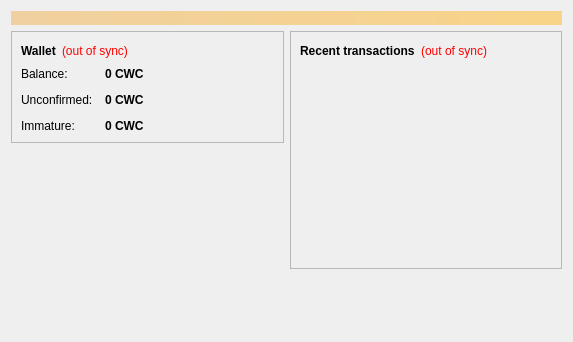
<?xml version="1.0" encoding="UTF-8"?>
<ui version="4.0">
 <class>OverviewPage</class>
 <widget class="QWidget" name="OverviewPage">
  <property name="geometry">
   <rect>
    <x>0</x>
    <y>0</y>
    <width>573</width>
    <height>342</height>
   </rect>
  </property>
  <property name="windowTitle">
   <string>Form</string>
  </property>
  <layout class="QVBoxLayout" name="topLayout">
   <item>
    <widget class="QLabel" name="labelAlerts">
     <property name="visible">
      <bool>false</bool>
     </property>
     <property name="styleSheet">
      <string notr="true">background-color: qlineargradient(x1: 0, y1: 0, x2: 1, y2: 0, stop:0 #F0D0A0, stop:1 #F8D488); color:#000000;</string>
     </property>
     <property name="wordWrap">
      <bool>true</bool>
     </property>
     <property name="margin">
      <number>3</number>
     </property>
    </widget>
   </item>
   <item>
    <layout class="QHBoxLayout" name="horizontalLayout" stretch="1,1">
     <item>
      <layout class="QVBoxLayout" name="verticalLayout_2">
       <item>
        <widget class="QFrame" name="frame">
         <property name="frameShape">
          <enum>QFrame::StyledPanel</enum>
         </property>
         <property name="frameShadow">
          <enum>QFrame::Raised</enum>
         </property>
         <layout class="QVBoxLayout" name="verticalLayout_4">
          <item>
           <layout class="QHBoxLayout" name="horizontalLayout_4">
            <item>
             <widget class="QLabel" name="label_5">
              <property name="font">
               <font>
                <weight>75</weight>
                <bold>true</bold>
               </font>
              </property>
              <property name="text">
               <string>Wallet</string>
              </property>
             </widget>
            </item>
            <item>
             <widget class="QLabel" name="labelWalletStatus">
              <property name="toolTip">
               <string>The displayed information may be out of date. Your wallet automatically synchronizes with the ClockWorkCoin network after a connection is established, but this process has not completed yet.</string>
              </property>
              <property name="styleSheet">
               <string notr="true">QLabel { color: red; }</string>
              </property>
              <property name="text">
               <string notr="true">(out of sync)</string>
              </property>
              <property name="alignment">
               <set>Qt::AlignLeading|Qt::AlignLeft|Qt::AlignVCenter</set>
              </property>
             </widget>
            </item>
            <item>
             <spacer name="horizontalSpacer_2">
              <property name="orientation">
               <enum>Qt::Horizontal</enum>
              </property>
              <property name="sizeHint" stdset="0">
               <size>
                <width>40</width>
                <height>20</height>
               </size>
              </property>
             </spacer>
            </item>
           </layout>
          </item>
          <item>
           <layout class="QFormLayout" name="formLayout_2">
            <property name="fieldGrowthPolicy">
             <enum>QFormLayout::AllNonFixedFieldsGrow</enum>
            </property>
            <property name="horizontalSpacing">
             <number>12</number>
            </property>
            <property name="verticalSpacing">
             <number>12</number>
            </property>
            <item row="0" column="0">
             <widget class="QLabel" name="label">
              <property name="text">
               <string>Balance:</string>
              </property>
             </widget>
            </item>
            <item row="0" column="1">
             <widget class="QLabel" name="labelBalance">
              <property name="font">
               <font>
                <weight>75</weight>
                <bold>true</bold>
               </font>
              </property>
              <property name="cursor">
               <cursorShape>IBeamCursor</cursorShape>
              </property>
              <property name="toolTip">
               <string>Your current balance</string>
              </property>
              <property name="text">
               <string notr="true">0 CWC</string>
              </property>
              <property name="textInteractionFlags">
               <set>Qt::LinksAccessibleByMouse|Qt::TextSelectableByKeyboard|Qt::TextSelectableByMouse</set>
              </property>
             </widget>
            </item>
            <item row="1" column="0">
             <widget class="QLabel" name="label_3">
              <property name="text">
               <string>Unconfirmed:</string>
              </property>
             </widget>
            </item>
            <item row="1" column="1">
             <widget class="QLabel" name="labelUnconfirmed">
              <property name="font">
               <font>
                <weight>75</weight>
                <bold>true</bold>
               </font>
              </property>
              <property name="cursor">
               <cursorShape>IBeamCursor</cursorShape>
              </property>
              <property name="toolTip">
               <string>Total of transactions that have yet to be confirmed, and do not yet count toward the current balance</string>
              </property>
              <property name="text">
               <string notr="true">0 CWC</string>
              </property>
              <property name="textInteractionFlags">
               <set>Qt::LinksAccessibleByMouse|Qt::TextSelectableByKeyboard|Qt::TextSelectableByMouse</set>
              </property>
             </widget>
            </item>
            <item row="2" column="0">
             <widget class="QLabel" name="labelImmatureText">
              <property name="text">
               <string>Immature:</string>
              </property>
             </widget>
            </item>
            <item row="2" column="1">
             <widget class="QLabel" name="labelImmature">
              <property name="font">
               <font>
                <weight>75</weight>
                <bold>true</bold>
               </font>
              </property>
              <property name="toolTip">
               <string>Mined balance that has not yet matured</string>
              </property>
              <property name="text">
               <string notr="true">0 CWC</string>
              </property>
              <property name="textInteractionFlags">
               <set>Qt::LinksAccessibleByMouse|Qt::TextSelectableByKeyboard|Qt::TextSelectableByMouse</set>
              </property>
             </widget>
            </item>
           </layout>
          </item>
         </layout>
        </widget>
       </item>
       <item>
        <spacer name="verticalSpacer">
         <property name="orientation">
          <enum>Qt::Vertical</enum>
         </property>
         <property name="sizeHint" stdset="0">
          <size>
           <width>20</width>
           <height>40</height>
          </size>
         </property>
        </spacer>
       </item>
      <item>
         <widget class="QLabel" name="coinimage">
          <property name="text">
           <string/>
          </property>
          <property name="pixmap">
           <pixmap resource="../bitcoin.qrc">:/icons/bitcoin</pixmap>
          </property>
          <property name="scaledContents">
           <bool>false</bool>
          </property>
          <property name="alignment">
           <set>Qt::AlignCenter</set>
          </property>
          <property name="margin">
           <number>-2</number>
          </property>
         </widget>
        </item>
      </layout>
     </item>
     <item>
      <layout class="QVBoxLayout" name="verticalLayout_3">
       <item>
        <widget class="QFrame" name="frame_2">
         <property name="frameShape">
          <enum>QFrame::StyledPanel</enum>
         </property>
         <property name="frameShadow">
          <enum>QFrame::Raised</enum>
         </property>
         <layout class="QVBoxLayout" name="verticalLayout">
          <item>
           <layout class="QHBoxLayout" name="horizontalLayout_2">
            <item>
             <widget class="QLabel" name="label_4">
              <property name="text">
               <string>&lt;b&gt;Recent transactions&lt;/b&gt;</string>
              </property>
             </widget>
            </item>
            <item>
             <widget class="QLabel" name="labelTransactionsStatus">
              <property name="toolTip">
               <string>The displayed information may be out of date. Your wallet automatically synchronizes with the ClockWorkCoin network after a connection is established, but this process has not completed yet.</string>
              </property>
              <property name="styleSheet">
               <string notr="true">QLabel { color: red; }</string>
              </property>
              <property name="text">
               <string notr="true">(out of sync)</string>
              </property>
              <property name="alignment">
               <set>Qt::AlignRight|Qt::AlignTrailing|Qt::AlignVCenter</set>
              </property>
             </widget>
            </item>
            <item>
             <spacer name="horizontalSpacer">
              <property name="orientation">
               <enum>Qt::Horizontal</enum>
              </property>
              <property name="sizeHint" stdset="0">
               <size>
                <width>40</width>
                <height>20</height>
               </size>
              </property>
             </spacer>
            </item>
           </layout>
          </item>
          <item>
           <widget class="QListView" name="listTransactions">
            <property name="styleSheet">
             <string notr="true">QListView { background: transparent; }</string>
            </property>
            <property name="frameShape">
             <enum>QFrame::NoFrame</enum>
            </property>
            <property name="verticalScrollBarPolicy">
             <enum>Qt::ScrollBarAlwaysOff</enum>
            </property>
            <property name="horizontalScrollBarPolicy">
             <enum>Qt::ScrollBarAlwaysOff</enum>
            </property>
            <property name="selectionMode">
             <enum>QAbstractItemView::NoSelection</enum>
            </property>
           </widget>
          </item>
         </layout>
        </widget>
       </item>
       <item>
        <spacer name="verticalSpacer_2">
         <property name="orientation">
          <enum>Qt::Vertical</enum>
         </property>
         <property name="sizeHint" stdset="0">
          <size>
           <width>20</width>
           <height>40</height>
          </size>
         </property>
        </spacer>
       </item>
      </layout>
     </item>
    </layout>
   </item>
  </layout>
 </widget>
 <resources/>
 <connections/>
</ui>
